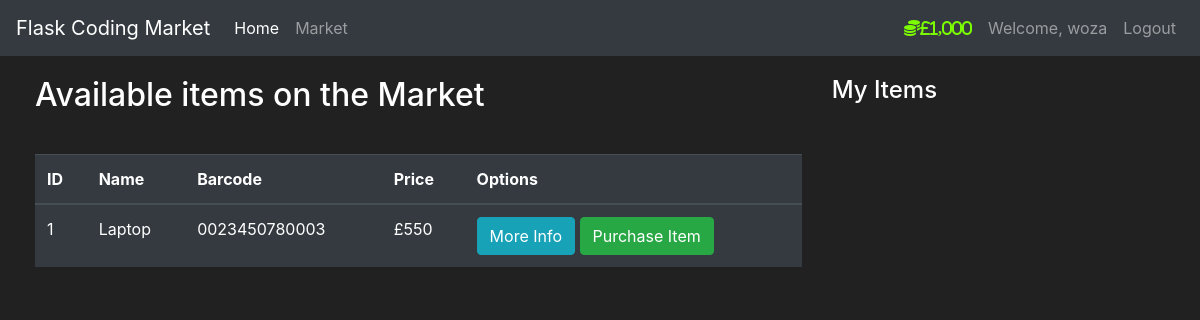
Page /market (signed in) on the earlier database version.
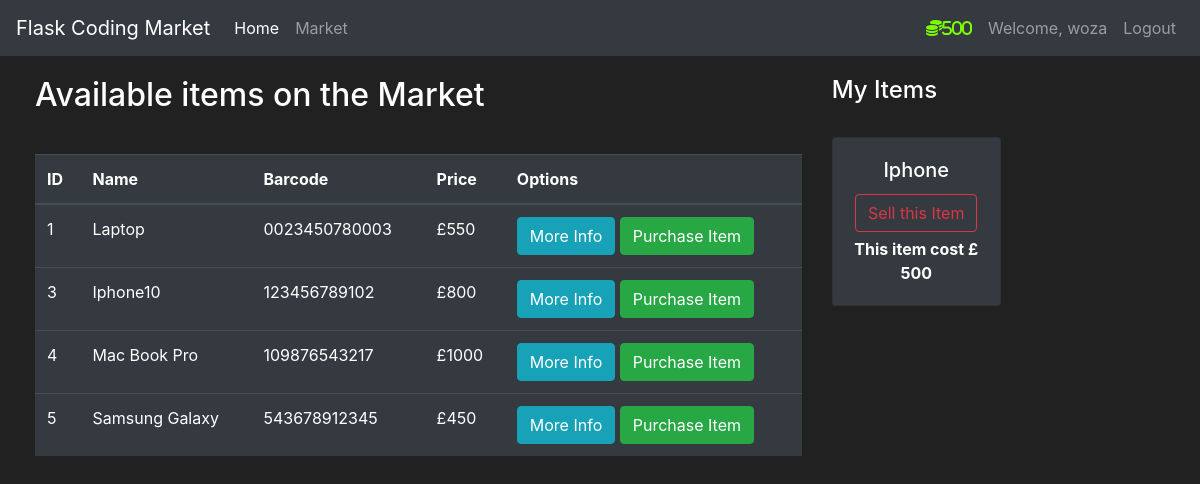
Same page on the later database version.
### market/models.py (models this page shows, shortened)
class User(db.Model, UserMixin):
    id = db.Column(db.Integer(), primary_key=True)
    username = db.Column(db.String(length=30), nullable=False, unique=True)
    email_address = db.Column(db.String(length=50), nullable=False, unique=True)
    password_hash = db.Column(db.String(length=60), nullable=False)
    budget = db.Column(db.Integer(), nullable=False, default=1000)
    items = db.relationship('Item', backref='owned_user', lazy=True)
    @property
    def prettier_budget(self):
        if len(str(self.budget)) >= 4:
            return f'£{str(self.budget)[:-3]},{str(self.budget)[-3:]}'
        else:
            return f'{self.budget}'
    @property
    def password(self):
        return self.password

class Item(db.Model):
    id = db.Column(db.Integer(), primary_key=True)
    name = db.Column(db.String(length=30), nullable=False, unique=True)
    price = db.Column(db.Integer(), nullable=False)
    barcode = db.Column(db.String(length=12), nullable=False, unique=True)
    description = db.Column(db.String(length=1024), nullable=False, unique=True)
    owner = db.Column(db.Integer(), db.ForeignKey('user.id'))

### market/routes.py (the view, shortened to what this page needs)
@app.route('/market', methods=['GET', 'POST'])
@login_required
def market_page():
    purchase_form = PurchaseItemForm()
    selling_form = SellItemForm()
    if request.method == "GET":
        item = Item.query.filter_by(owner=None)
        owned_items = Item.query.filter_by(owner=current_user.id)
        return render_template('market.html', items=item, purchase_form=purchase_form, owned_items=owned_items,
                               selling_form=selling_form)

### market/models.py (called while the page is built)
@login_manager.user_loader
def load_user(user_id):
    return User.query.get(int(user_id))

### market/templates/market.html (shortened to what this page needs)
{%extends 'base.html' %}
{% block content %}
<div class="row" style="margin-top:20px; margin-left:20px">
    <div class="col-8">
        <h2>Available items on the Market</h2>
        <br>
        <table class="table table-hover table-dark">
            <thead>
            <tr>
                <th scope="col">ID</th>
                <th scope="col">Name</th>
                <th scope="col">Barcode</th>
                <th scope="col">Price</th>
                <th scope="col">Options</th>
            </tr>
            </thead>
            <tbody>
            {% for item in items %}
            <tr>
                <td>{{item.id}}</td>
                <td>{{item.name}}</td>
                <td>{{item.barcode}}</td>
                <td>£{{item.price}}</td>
                <td>
                    <button class="btn btn-outline btn-info" data-toggle="modal"
                            data-target="#Modal-MoreInfo-{{ item.id}}">More Info
                    </button>
                    <button class="btn btn-outline btn-success" data-toggle="modal"
                            data-target="#Modal-PurchaseConfirm-{{ item.id }}">Purchase Item
                    </button>
                </td>
            </tr>
            {% endfor%}
            </tbody>
        </table>
    </div>
    <div class="col-4">
        <h4>My Items</h4>
        <br>
        <div class="row">
            {% for owned_item in owned_items %}
            <div class="col-md-6">
                <div style="margin-bottom: 5px" class="card text-center bg-dark">
                    <div class="card-body">
                        <h5 class="card-title">{{owned_item.name}}</h5>
                        <button type="button" class="btn btn-outline-danger" style="margin-bottom: 5px"
                                data-toggle="modal" data-target="#Modal-SellingConfirm-{{ owned_item.id }}">
                            Sell this Item
                        </button>
                        <p class="card-text"><strong>This item cost £ {{ owned_item.price}}</strong></p>
                    </div>
                </div>
            </div>
            {% endfor %}
        </div>
    </div>
</div>
{% endblock %}

### market/templates/base.html (shortened to what this page needs)
<!doctype html>
<html lang="en">
<head>
    <link rel="stylesheet" href="https://cdn.jsdelivr.net/npm/bootstrap@4.5.3/dist/css/bootstrap.min.css"
>
</head>
<body>
<nav class="navbar navbar-expand-md navbar-dark bg-dark">
    <a class="navbar-brand" href="#">Flask Coding Market</a>
    <div class="collapse navbar-collapse" id="navbarNav">
        <ul class="navbar-nav mr-auto">
            <li class="nav-item active">
                <a class="nav-link" href="{{ url_for('home_page') }}">Home<span class="sr-only">(current)</span></a>
            </li>
            <li class="nav-item">
                <a class="nav-link" href="{{url_for('market_page') }}">Market</a>
            </li>
        </ul>
        {% if current_user.is_authenticated %}
        <ul class="navbar-nav">
            <li class="nav-item">
                <a class="nav-link" style="color: lawngreen; font-weight: bold">
                    <i class="fas fa-coins">{{ current_user.prettier_budget}}</i>
                </a>
            </li>
            <li class="nav-item">
                <a class="nav-link">Welcome, {{ current_user.username}}</a>
            </li>
            <li class="nav-item">
                <a class="nav-link" href="{{ url_for('logout_page') }}">Logout</a>
            </li>
        </ul>
        {% endif %}
    </div>
</nav>
{% block content %}
{% endblock %}
</body>
</html>

### market/templates/base.html (style rules this page uses)
body { background-color: #212121; color: white }

Differences in the rows shown:
changed User "woza": prettier_budget "£1,000" → "500"
added Item: id "3", name "Iphone10", barcode "123456789102", price "800", shown under "Available items on the Market"
added Item: id "4", name "Mac Book Pro", barcode "109876543217", price "1000", shown under "Available items on the Market"
added Item: id "5", name "Samsung Galaxy", barcode "543678912345", price "450", shown under "Available items on the Market"
now on this page (row edited): Item: name "Iphone", price "500", shown under "My Items"
